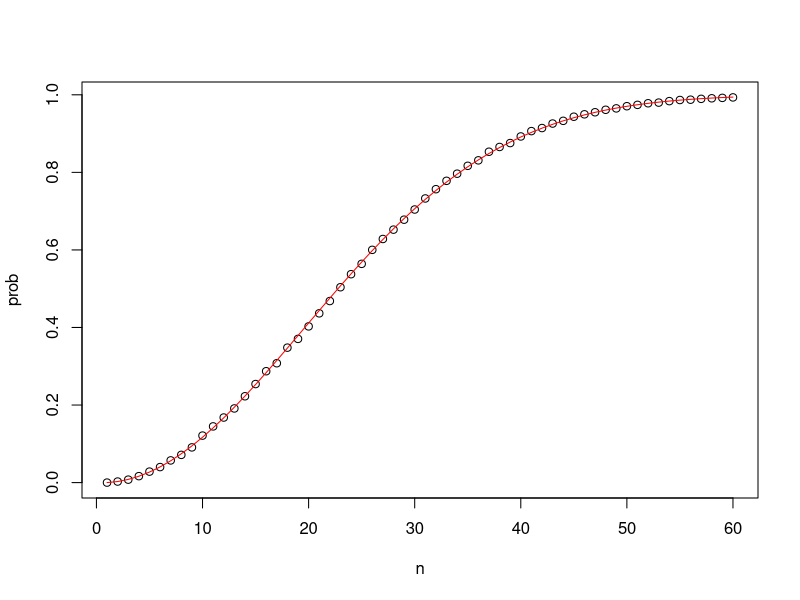
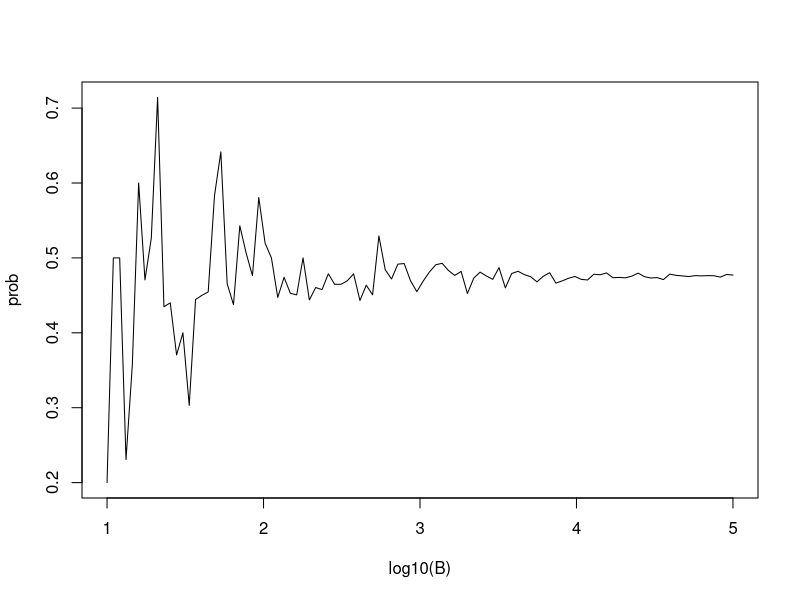

The R source for these figures, in order: (Note: this script raises an error after producing the figures.)
#Create an urn with 2 red and 3 blue beads then draw one at random
beads <- rep(c("red", "blue"), times = c(2,3))
sample(beads, 1)

#Construct a Monte Carlo Simulation by repeating the draw 10,000 times
B <- 10000
events <- replicate(B, sample(beads, 1))
tab <- table(events)
tab #View Count Table
prop.table(tab) #View Table of Outcome Proportions

#Draw beads with replacement (without is the default condition)
events <- sample(beads, B, replace = TRUE)
prop.table(table(events))

#Set the Random Number Seed for Consistent Responses in Online Coursework
set.seed(1)
set.seed(1, sample.kind="Rounding") #Forces R3.6 to generate R3.5 seed for HarvardX

#using mean() to determine probability of logical vector
mean(beads=="blue")

#Constructing a Deck of Cards#
suits <- c("Diamond", "Clubs", "Hears", "Spades")
numbers <- c("Ace", "Deuce", "Three", "Four", "Five", "Six", "Seven", "Eight", "Nine", "Ten", "Jack", "Queen", "King")
deck <- expand.grid(number = numbers, suit = suits)
deck <- paste(deck$number, deck$suit)

#Probability of drawing a King
kings <- paste("King", suits)
mean(deck %in% kings)

#Permutation - Drawking a second King after one was already drawn
library(gtools)
hands <- permutations(52,2, v = deck)
first_card <- hands[,1]
second_card <- hands[,2]
sum(first_card %in% kings)
sum(first_card %in%  kings & second_card %in% kings) / sum(first_card %in% kings)
#Equivalent Method using Probabilities instead of totals
mean(first_card %in% kings & second_card %in% kings) / mean(first_card %in% kings)

#Combination - Probability of natural 21 in Blackjack (Ace and King is equivalent to King and Ace)
aces <- paste("Ace", suits)
facecard <- c("King", "Queen", "Jack", "Ten")
facecard <- expand.grid(number = facecard, suit = suits)
facecard <- paste(facecard$number, facecard$suit)

hands <- combinations(52,2, v=deck)
mean(hands[,1] %in% aces & hands[,2] %in% facecard)

#Estimating the above combination calculation with a Monte Carlo Simulation
B <- 10000
results <- replicate(B, {
  hand <- sample(deck, 2)
  (hand[1] %in% aces & hand[2] %in% facecard) | (hand[2] %in% aces & hand[1] %in% facecard)
})
mean(results)

#Checking for duplicated birthdays in a n person group
#Monte Carlo Simulation with B = 10000 Replicates
compute_prob <- function(n, B = 10000) {
same_day <- replicate(B, {
  bdays <- sample(1:365, n, replace = TRUE)
  any(duplicated(bdays)) #logical function returning TRUE if any birthdays in group are duplicated
})
mean(same_day) #Calculates proportion of groups with duplicated birthdays
}
n <- seq(1,60)

#Computing exact probability using sapply
prob <- sapply(n, compute_prob)
exact_prob <- function(n) {
  prob_unique <- seq(365, 365-n+1)/365
  1-prod(prob_unique) #calculates shared probability by subtracting the probability of no shared birthdays from one
}
eprob <- sapply(n, exact_prob)

#Plot Monte Carlo simulation against mathematical probability
plot(n, prob)
lines(n, eprob, col = "red")

#Monte Carlo Simulation with varied values of B; what is the minimum required number of experiments?
B <- 10^seq(1, 5, len = 100)
#Illustrates how many experiments are required for an estimate of shared birthdays among 22 people to stabilize
compute_prob <- function(B, n = 22){
  same_day <- replicate(B, {
    bdays <- sample(1:365, n, replace = TRUE)
    any(duplicated(bdays))
  })
  mean(same_day)
}
prob <- sapply(B, compute_prob)
plot(log10(B), prob, type = "l")

#Sporting Event Simulation
B <- 10000
celtic_wins <- replicate(B, {
  simulated_games <- sample(c("lose","win"), 4, replace = TRUE, prob = c(0.6, 0.4))
  any(simulated_games=="win")
})
mean(celtic_wins)

#Monte Caro Simulation of Monte Hall Problem (Sticking)
B <- 10000
stick <- replicate(B, {
  doors <- as.character(1:3)
  prize <- sample(c("car", "goat", "goat"))
  prize_door <- doors[prize == "car"]
  my_pick <- sample(doors, 1)
  show <- sample(doors[!doors %in% c(my_pick, prize_door)],1) #Open door that neither has prize nor is chosen
  stick <- my_pick
  stick == prize_door
})
  mean(stick)
  
#Monte Caro Simulation of Monte Hall Problem (Switch)
B <- 10000
switch <- replicate(B, {
  doors <- as.character(1:3)
  prize <- sample(c("car", "goat", "goat"))
  prize_door <- doors[prize == "car"]
  my_pick <- sample(doors, 1)
  show <- sample(doors[!doors %in% c(my_pick, prize_door)],1) #Open door that neither has prize nor is chosen
  switch <- doors[!doors %in% c(my_pick, show)] #Switch to door that wasn't chosen first or opened
  switch == prize_door
})
mean(switch)

#Simulating Six Game Championship Possibilities
# Assign a variable 'n' as the number of remaining games.
n <- 6
# Assign a variable `outcomes` as a vector of possible game outcomes
outcomes <- c(0, 1)
# Assign a variable `l` to a list of all possible outcomes in all remaining games
l <- rep(list(outcomes), n)
# Create a data frame named 'possibilities' that contains all combinations of possible outcomes for the remaining games.
possibilities <- expand.grid(l)
# Create a vector named 'results' that indicates whether each row in the data frame 'possibilities' contains enough wins
results <- rowSums(possibilities)
# Calculate the proportion of 'results' in which the Cavs win the series
mean(results>=4)

#Monte Carlo Simulation of Six Game Championship
B <- 10000
results <- replicate(B, {
  games <- sample(c(1, 0), 6, replace = TRUE, C(.5, .5))
})
win_count <- colSums(results)
mean(win_count>=4)

#Monte Carlo Simulation of Jamaican Sweep in Olympic Race
set.seed(1)
B <- 10000
runners <- c("Jamaica", "Jamaica", "Jamaica", "USA", "Ecuador", "Netherlands", "France", "South Africa")
sweep <- replicate(B, {
  winners <- sample(runners, 3)
  (winners[1] %in% "Jamaica" & winners[2] %in% "Jamaica" & winners[3] %in% "Jamaica")
})
mean(sweep)

#Determining the number of unique menu options
entree <- combinations(6, 1)
sides <- combinations(6, 3)
drink <- combinations(3, 1) 
menu_options <- prod(nrow(entree), nrow(sides), nrow(drink))
menu_options

n <- seq(2, 12)
select_meal <- function(n) {
  prod(nrow(combinations(n,1)), nrow(sides), nrow(drink))
}
menu <- sapply(n, select_meal)
plot(n, menu)